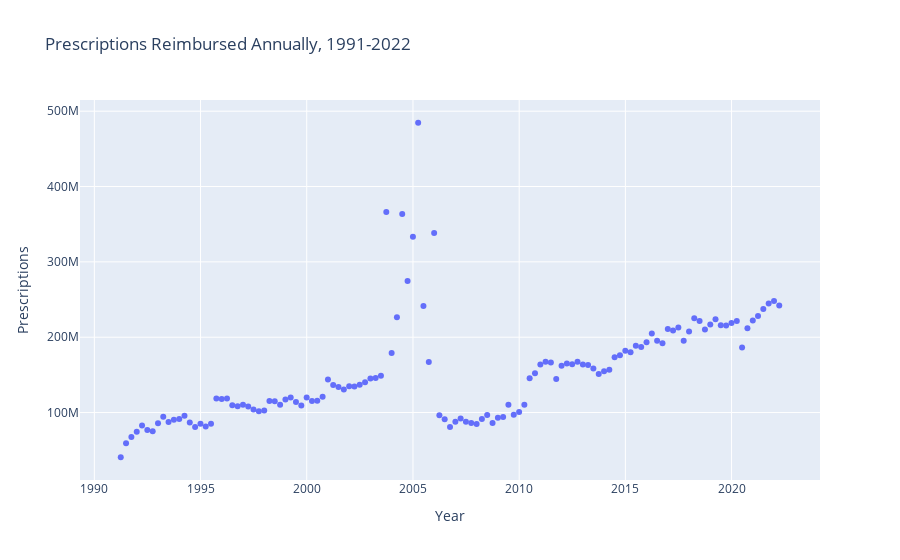

The notebook cell this image was saved under:
### Markdown cell above
The data can be visualized as below.

### Code cell
# visualize summed data
layout = go.Layout(xaxis={'title': 'Year'}, yaxis={'title': 'Prescriptions'}, title={'text': 'Prescriptions Reimbursed Annually, 1991-2022'})
fig = go.Figure(data=go.Scatter(x = list(summary_df.index), y = list(summary_df['Prescriptions']), mode='markers'),layout=layout)
fig.update()
fig.show()
